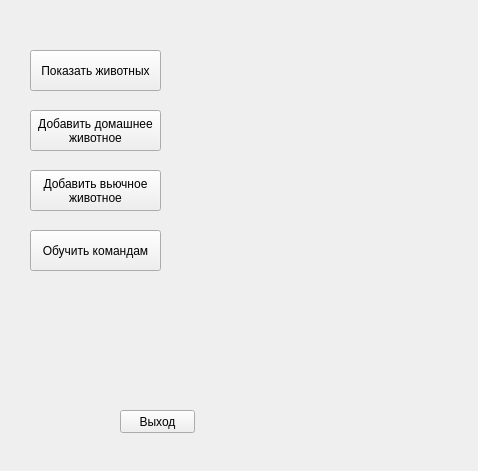
<?xml version="1.0" encoding="UTF-8"?>
<ui version="4.0">
 <class>MainWindow</class>
 <widget class="QMainWindow" name="MainWindow">
  <property name="geometry">
   <rect>
    <x>0</x>
    <y>0</y>
    <width>478</width>
    <height>471</height>
   </rect>
  </property>
  <property name="windowTitle">
   <string>MainWindow</string>
  </property>
  <widget class="QWidget" name="centralwidget">
   <widget class="QPushButton" name="exit">
    <property name="geometry">
     <rect>
      <x>120</x>
      <y>410</y>
      <width>75</width>
      <height>23</height>
     </rect>
    </property>
    <property name="text">
     <string>Выход</string>
    </property>
   </widget>
   <widget class="QPushButton" name="add_h_animal">
    <property name="geometry">
     <rect>
      <x>30</x>
      <y>110</y>
      <width>131</width>
      <height>41</height>
     </rect>
    </property>
    <property name="text">
     <string>Добавить домашнее
животное</string>
    </property>
   </widget>
   <widget class="QPushButton" name="show_animal">
    <property name="geometry">
     <rect>
      <x>30</x>
      <y>50</y>
      <width>131</width>
      <height>41</height>
     </rect>
    </property>
    <property name="text">
     <string>Показать животных</string>
    </property>
   </widget>
   <widget class="QPushButton" name="take_command">
    <property name="geometry">
     <rect>
      <x>30</x>
      <y>230</y>
      <width>131</width>
      <height>41</height>
     </rect>
    </property>
    <property name="text">
     <string>Обучить командам</string>
    </property>
   </widget>
   <widget class="QPushButton" name="add_v_animal">
    <property name="geometry">
     <rect>
      <x>30</x>
      <y>170</y>
      <width>131</width>
      <height>41</height>
     </rect>
    </property>
    <property name="text">
     <string>Добавить вьючное
животное</string>
    </property>
   </widget>
  </widget>
 </widget>
 <resources/>
 <connections/>
</ui>
